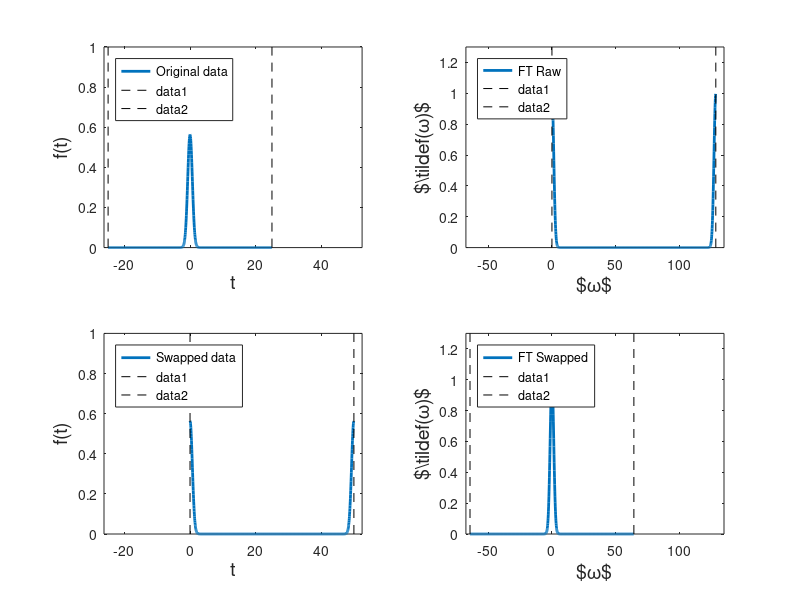
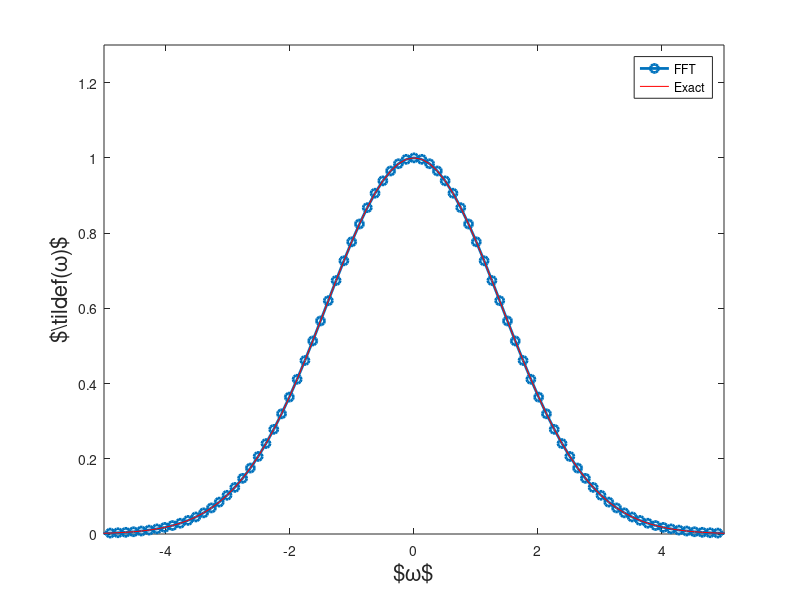

MATLAB code to generate these figures, in order:
%**************************************************************************
%*     Example 11.1                                                       *
%*     filename: ch11pr01.m                                               *
%*     program listing number: 11.1                                       *
%*                                                                        *
%*     This program calculates the fourier transform of Gaussian.         *
%*                                                                        *
%*     Uses MATLAB function ifft()                                        *
%*                                                                        *
%*     Programed by Ryoichi Kawai for Computational Physics Course.       *
%*     Last modification:  02/08/2015.                                    *
%**************************************************************************
clear all

% control parameters
N=1024;

% Setting time domain
T=50.;   % size of time domain
dt=T/N;  % time interval
tmin=-T/2.;
tmax=tmin+dt*(N-1);
t0=linspace(tmin,tmax,N);    % original time
t1=linspace(0.0,dt*(N-1),N); % fft ordered time 

% setting frequency domain
W=2.0*pi*N/T; % size of the frequency domain
dw=W/N;          % frequency resolution
wmin=-W/2.0;
wmax=wmin+dw*(N-1);
w0=linspace(wmin,wmax,N);     % frequency domain we want
w1=linspace(0.0,dw*(N-1),N);  % fft frequency domain

% function in normal order
f0=exp(-t0.^2)/sqrt(pi);

% function in swapped order
f1=ifftshift(f0);

% FFT
g1=ifft(f1)*T;  % do not forget to multiply T

% swap back to normal order
g0=ifftshift(g1);

% analytic FT
g2=exp((-w0.^2)/4);

subplot(2,2,1)
p=plot(t0,f0);
set(p,'linewidth',2);
hold on

axis([-T/2*1.05 T*1.05 0 1.0]);
legend('Original data')
legend('location','northwest')
xlabel('t','fontsize',14)
ylabel('f(t)','fontsize',14)
q=plot([-T/2,-T/2],[0,1],'--',[T/2,T/2],[0,1],'--');
set(q,'color','black')
hold off

subplot(2,2,3)
p=plot(t1,f1);
set(p,'linewidth',2);
axis([-T/2*1.05 T*1.05 0 1.0]);
legend('Swapped data')
legend('location','northwest')
xlabel('t','fontsize',14)
ylabel('f(t)','fontsize',14)
hold on
q=plot([0,0],[0,1],'--',[T,T],[0,1],'--');
set(q,'color','black')
hold off

subplot(2,2,2)
p=plot(w1,real(g1));
set(p,'linewidth',2');
axis([-W/2*1.05 W*1.05 0 1.3])
legend('FT Raw')
legend('location','northwest')
xlabel('$\omega$','fontsize',14)
ylabel('$\tilde{f}(\omega)$','fontsize',14)
hold on
q=plot([0,0],[0,1.3],'--',[W,W],[0,1.3],'--');
set(q,'color','black')
hold off

subplot(2,2,4)
p=plot(w0,g0);
set(p,'linewidth',2');
axis([-W/2*1.05 W*1.05 0 1.3])
legend('FT Swapped')
legend('location','northwest')
xlabel('$\omega$','fontsize',14)
ylabel('$\tilde{f}(\omega)$','fontsize',14)
hold on
q=plot([-W/2,-W/2],[0,1.3],'--',[W/2,W/2],[0,1.3],'--');
set(q,'color','black')
hold off

figure
p=plot(w0,g0,'-o',w0,g2);
axis([-5 5 0 1.3])
set(p(1),'linewidth',2')
set(p(2),'color','red')
legend('FFT','Exact')
xlabel('$\omega$','fontsize',16)
ylabel('$\tilde{f}(\omega)$','fontsize',16)
